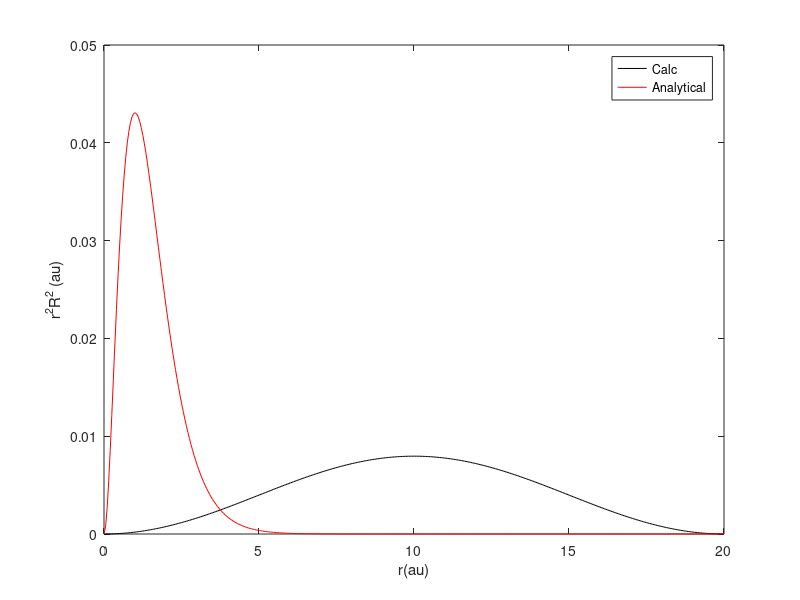

Source code (MATLAB):
% Solve Schrodinger equation (for hydrogen atom) using finite differences.
% Differential equation: -1/2*y'' - 1/x * y = ey. e = eigenvalue. 
% Solve using equidistant finite differences.

%% #Armin: I followed the instruction here. The output plot shows analytical 
%          and calcualted values are very close
%%

clear variables; clc; close all;

% Construct mesh with npts mesh points. rmin and rmax are the end points of the mesh.
rmin = 0.00000001;
rmax = 20;
npts = 400;

r = linspace(rmin,rmax,npts);
%% #Armin: I am not sure about abs() term. It may be completely unncessary 
h = abs(rmin - rmax)/npts ;% insert correct expression for the step size h
%% #Armin: It may be more efficient to use toeplitz function to make a toeplitz
% Construct tridiagonal matrix A. This square matrix has dimension npts-2.
% Zero the matrix
A=-2*eye(npts-2,npts-2);          %Diagonal
B = zeros(1,npts-2);
B(1)= -2; B(2) = 1;
A = toeplitz(B);
% for i = 1:npts-2
%    for j = 1:npts-2
%       A(i,j) = 0;  
%       A(i,i) = ;%##### insert correct expression for the diagonal terms in A #####; % hydrogen atom
% 
%    end
% end
% for i = 1:npts-3
%    A(i,i+1) =1; %##### insert correct expression #####;
% end
% for i = 2:npts-2
%    A(i,i-1) =1; %##### insert correct expression #####;
% end
%% 
% rescale A so that we get an ordinary eigenvalue problem
A = A./(-2*h^2);

% Boundary conditions. Wave function is zero at first and last point, y(1) = y(npts) = 0,
% enabling the simple matrix eigenvalue formulation of the equation.

% Solve (A + eE)y = 0. E = unity matrix. 
e1 = eig(A);
[emin,iemin] = min(e1); % find the ground state
[v,d] = eig(A); % column iemin of v should be the ground-state eigenvector.
ymin = v(:,iemin);

% re-index
for i = 1:npts-2,
   yminfinal(i+1) = ymin(i);
end
% set the end point values to the boundary condition values.
yminfinal(1) = 0; yminfinal(npts) = 0;

% and then we want the charge density:  rho = |phi|^2, yminfinal = r*phi.
phi = yminfinal./r;
rho = abs(phi).*abs(phi);
r2R2Calc = yminfinal.*yminfinal;

% check the norm
rhoNorm = trapz(r,rho);
yNorm = trapz(r,yminfinal);

% analytical solutions for comparison
% hydrogen r^2*R_{10}^2, i.e., density*r^2

for i = 1:npts,
   r2R2Anal(i) = (r(i)^2)/pi*exp(-2*r(i));
end
r2R2Norm = trapz(r,r2R2Anal); % = 1 as expected when the factor 4pi is included. 


% Normalize the calculated r2R2 solution to 1/4*pi
r2R2Calc = r2R2Calc./(trapz(r,r2R2Calc)*4*pi);



figure(2)
clf
hold on
plot(r,r2R2Calc,'k-')
plot(r,r2R2Anal,'r-')
legend('Calc','Analytical')
xlabel('r(au)')
ylabel('r^2R^2 (au)')
box on
